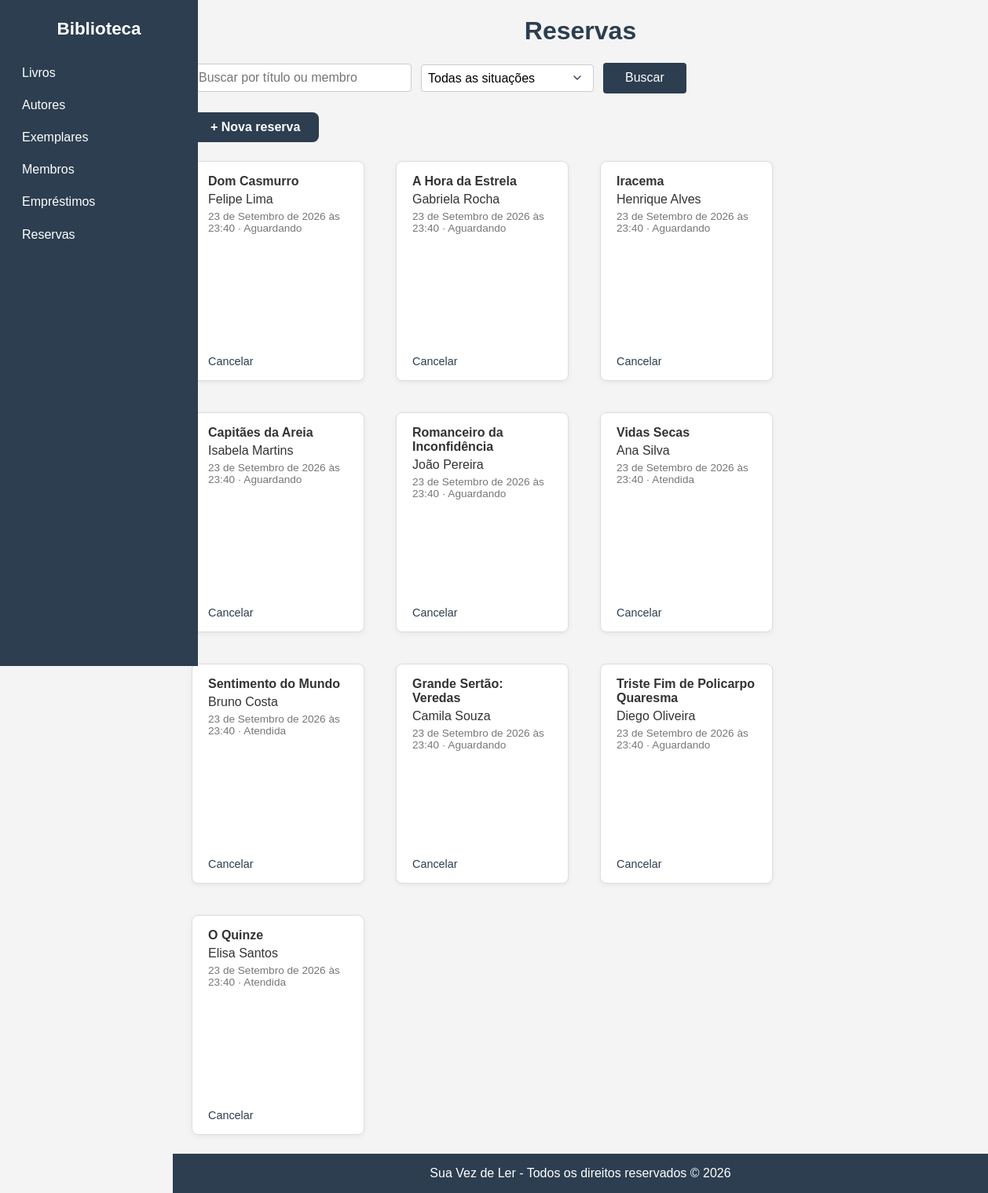
Page /reservas/ on the earlier database version.
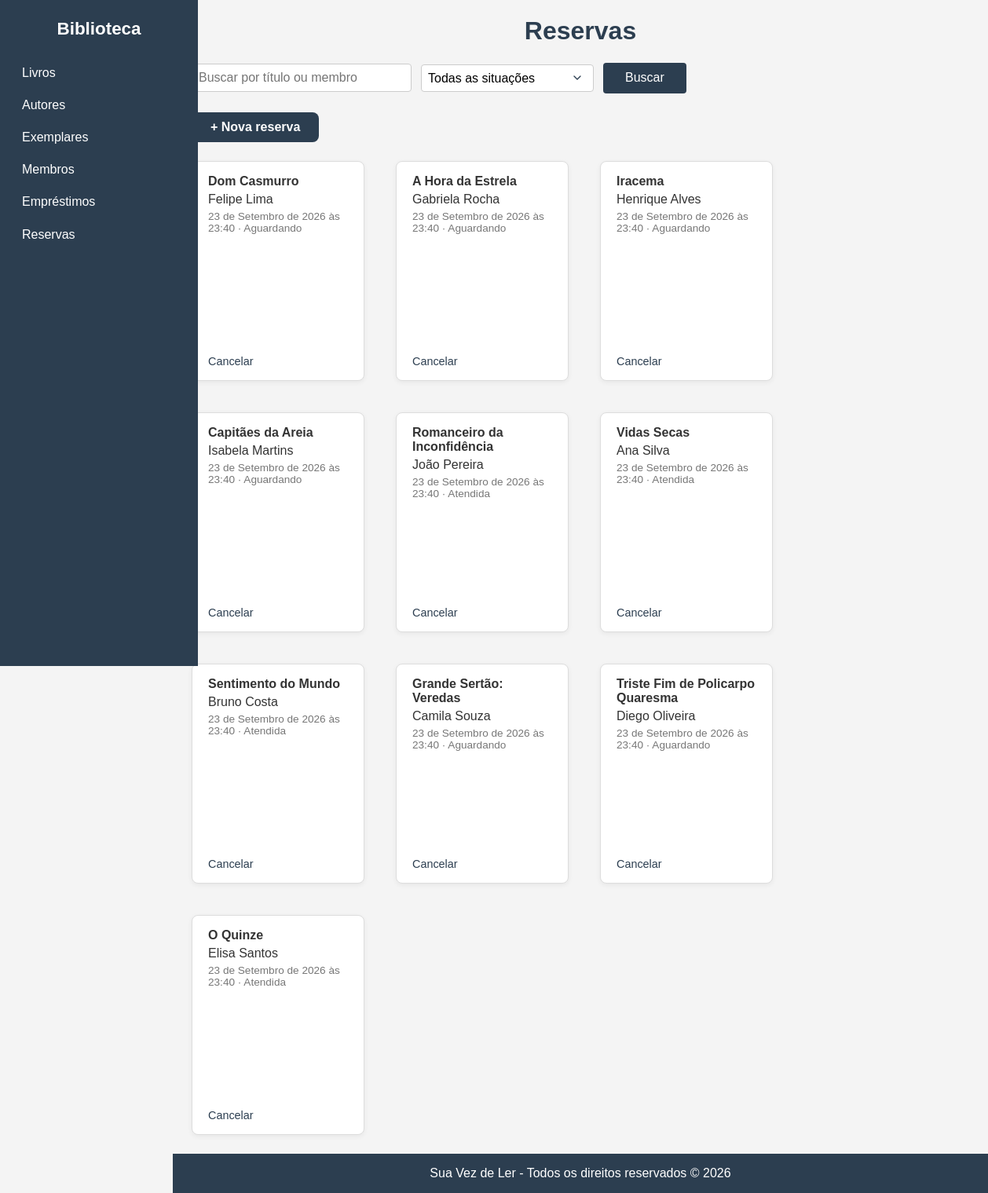
Same page on the later database version.
### acervo/models.py (models this page shows, shortened)
class Reserva(models.Model):
    livro = models.ForeignKey(Livro, on_delete=models.CASCADE, related_name='reservas')
    membro = models.ForeignKey(Membro, on_delete=models.CASCADE, related_name='reservas')
    data_reserva = models.DateTimeField(auto_now_add=True)
    atendida = models.BooleanField(default=False)
    class Meta:
        ordering = ['data_reserva']

class Livro(models.Model):
    TIPO_ACERVO_CHOICES = [
        ('digital', 'Digital'),
        ('fisico', 'Físico'),
    ]
    CATEGORIA_CHOICES = [
        ('000', '000 – Generalidades e Informação'),
        ('100', '100 – Filosofia e Psicologia'),
        ('200', '200 – Religião e Teologia'),
        ('300', '300 – Ciências Sociais e Direito'),
        ('400', '400 – Linguística e Idiomas'),
        ('500', '500 – Ciências Puras (Exatas e Naturais)'),
        ('600', '600 – Ciências Aplicadas (Tecnologia)'),
        ('700', '700 – Artes e Recreação'),
        ('800', '800 – Literatura'),
        ('900', '900 – História e Geografia'),
    ]
    titulo = models.CharField(max_length=200)
    autor = models.ForeignKey(Autor, on_delete=models.PROTECT, related_name='livros')
    ano = models.IntegerField()
    tipo_acervo = models.CharField(
        max_length=10, choices=TIPO_ACERVO_CHOICES, default='fisico'
    )
    categoria = models.CharField(
        max_length=3, choices=CATEGORIA_CHOICES, default='000'
    )
    imagem_url = models.URLField(blank=True, verbose_name='URL da imagem (capa)')

class Membro(models.Model):
    nome = models.CharField(max_length=150)
    email = models.EmailField(unique=True)
    data_cadastro = models.DateField(auto_now_add=True)

### acervo/views.py (the view)
# urls.py: path('reservas/', views.lista_reservas, name='lista_reservas'),
def lista_reservas(request):
    reservas = Reserva.objects.select_related('livro', 'membro').all()
    nome = request.GET.get('nome', '')
    situacao = request.GET.get('situacao', '')
    condicao = Q()
    if nome:
        condicao &= Q(livro__titulo__icontains=nome) | Q(membro__nome__icontains=nome)
    if situacao == 'aguardando':
        condicao &= Q(atendida=False)
    elif situacao == 'atendida':
        condicao &= Q(atendida=True)
    reservas = reservas.filter(condicao)
    return render(
        request, 'acervo/reservas.html',
        {'reservas': reservas, 'filtro_nome': nome, 'filtro_situacao': situacao}
    )

### acervo/templates/acervo/reservas.html (shortened to what this page needs)
{% extends 'acervo/base.html' %}
{% block conteudo %}
<h1>Reservas</h1>
<form method="get" class="busca">
    <input type="text" name="nome" placeholder="Buscar por título ou membro" value="{{ filtro_nome }}">
    <select name="situacao">
        <option value="">Todas as situações</option>
    </select>
    <button type="submit">Buscar</button>
</form>
<a class="botao-novo" href="{% url 'nova_reserva' %}">+ Nova reserva</a>
<ul>
    {% for reserva in reservas %}
        <li>
            <div class="card-corpo">
                <strong>{{ reserva.livro.titulo }}</strong>
                <span>{{ reserva.membro.nome }}</span>
                <span class="meta">
                    {{ reserva.data_reserva }}
                    {% if reserva.atendida %}
                        · Atendida
                    {% else %}
                        · Aguardando
                    {% endif %}
                </span>
            </div>
            <div class="card-acoes">
                <a href="{% url 'cancelar_reserva' reserva.pk %}">Cancelar</a>
            </div>
        </li>
    {% empty %}
        <li class="vazio">Nenhuma reserva registrada.</li>
    {% endfor %}
</ul>
{% endblock %}

Differences in the rows shown:
changed Reserva "Romanceiro da Inconfidência": atendida "· Aguardando" → "· Atendida"
